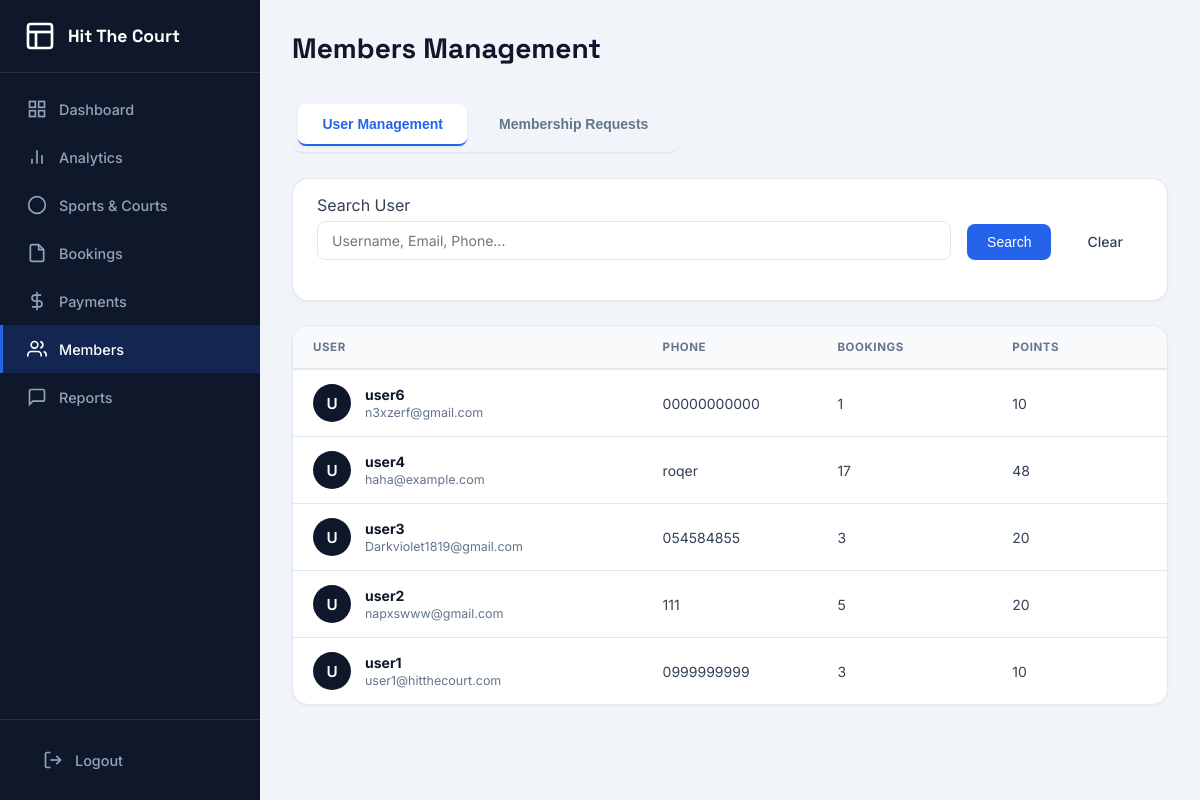
Screenshot of /admin/members.php (signed in) with the database file from the repository.
### tables this page shows
CREATE TABLE `users` (
  `user_id` int(11) NOT NULL,
  `username` varchar(50) NOT NULL,
  `password` varchar(255) NOT NULL,
  `email` varchar(100) NOT NULL,
  `phone` varchar(20) DEFAULT NULL,
  `is_member` tinyint(1) DEFAULT 0,
  `member_expire` date DEFAULT NULL,
  `points` int(11) DEFAULT 0,
  `total_bookings` int(11) DEFAULT 0,
  `created_at` timestamp NOT NULL DEFAULT current_timestamp(),
  `updated_at` timestamp NOT NULL DEFAULT current_timestamp() ON UPDATE current_timestamp()
);

### config.php (called while the page is built, shortened)
<?php
function sanitize($data) {
    return htmlspecialchars(strip_tags(trim($data)));
}
?>

### admin/members.php (the view, shortened to what this page needs)
<?php
require_once '../config.php';
 $search = sanitize($_GET['search'] ?? '');
 $whereSql = "1=1";
 $params = [];
 $stmt = $pdo->prepare("
    SELECT *
    FROM users
    WHERE $whereSql
    ORDER BY created_at DESC
");
 $stmt->execute($params);
 $users = $stmt->fetchAll();
?>
<!DOCTYPE html>
<html lang="en">
<head>
<link rel="stylesheet" href="<?= SITE_URL ?>/assets/css/admin.css">
</head>
<body>
<div class="admin-layout">
        <aside class="admin-sidebar">
            <div class="admin-brand">
                <svg width="32" height="32" viewBox="0 0 24 24" fill="none" stroke="currentColor" stroke-width="2">
                    <rect x="3" y="3" width="18" height="18" rx="2" ry="2"></rect>
                    <line x1="3" y1="9" x2="21" y2="9"></line>
                    <line x1="9" y1="21" x2="9" y2="9"></line>
                </svg>
                Hit The Court
            </div>
            <nav class="admin-nav">
                <a href="dashboard.php" class="admin-nav-item">
                    Dashboard
                </a>
                <a href="analytics.php" class="admin-nav-item">
                    <svg xmlns="http://www.w3.org/2000/svg" width="20" height="20" viewBox="0 0 24 24" fill="none" stroke="currentColor" stroke-width="2"><line x1="18" y1="20" x2="18" y2="10"></line><line x1="12" y1="20" x2="12" y2="4"></line><line x1="6" y1="20" x2="6" y2="14"></line></svg>
                    Analytics
                </a>
                <a href="sports.php" class="admin-nav-item">
                    <svg xmlns="http://www.w3.org/2000/svg" width="20" height="20" viewBox="0 0 24 24" fill="none" stroke="currentColor" stroke-width="2"><circle cx="12" cy="12" r="10"></circle></svg>
                    Sports & Courts
                </a>
                <a href="bookings.php" class="admin-nav-item">
                    <svg xmlns="http://www.w3.org/2000/svg" width="20" height="20" viewBox="0 0 24 24" fill="none" stroke="currentColor" stroke-width="2"><path d="M14 2H6a2 2 0 0 0-2 2v16a2 2 0 0 0 2 2h12a2 2 0 0 0 2-2V8z"></path><polyline points="14 2 14 8 20 8"></polyline></svg>
                    Bookings
                </a>
                <a href="payments.php" class="admin-nav-item">
                    <svg xmlns="http://www.w3.org/2000/svg" width="20" height="20" viewBox="0 0 24 24" fill="none" stroke="currentColor" stroke-width="2"><line x1="12" y1="1" x2="12" y2="23"></line><path d="M17 5H9.5a3.5 3.5 0 0 0 0 7h5a3.5 3.5 0 0 1 0 7H6"></path></svg>
                    Payments
                </a>
                <a href="members.php" class="admin-nav-item active">
                    Members
                </a>
                <a href="reports.php" class="admin-nav-item">
                    <svg xmlns="http://www.w3.org/2000/svg" width="20" height="20" viewBox="0 0 24 24" fill="none" stroke="currentColor" stroke-width="2"><path d="M21 15a2 2 0 0 1-2 2H7l-4 4V5a2 2 0 0 1 2-2h14a2 2 0 0 1 2 2z"></path></svg>
                    Reports
                </a>
            </nav>
            <div style="margin-top: auto; padding: 1rem; border-top: 1px solid rgba(255,255,255,0.1);">
                <a href="<?= SITE_URL ?>/api/auth.php?action=admin_logout" class="admin-nav-item">
                    <svg xmlns="http://www.w3.org/2000/svg" width="20" height="20" viewBox="0 0 24 24" fill="none" stroke="currentColor" stroke-width="2"><path d="M9 21H5a2 2 0 0 1-2-2V5a2 2 0 0 1 2-2h4"></path><polyline points="16 17 21 12 16 7"></polyline><line x1="21" y1="12" x2="9" y2="12"></line></svg>
                    Logout
                </a>
            </div>
        </aside>
<main class="admin-main">
<div class="admin-header">
<h1 class="admin-title">Members Management</h1>
</div>
<div class="admin-tabs">
<button class="admin-tab active" onclick="switchTab('users')">User Management</button>
<button class="admin-tab" onclick="switchTab('requests')">Membership Requests</button>
</div>
<div id="tab-users" class="tab-content active">
<div class="admin-card" style="margin-bottom:1.5rem;">
<div class="admin-card-body" style="padding:1rem 1.5rem;">
<form method="GET" class="filter-bar">
<div class="filter-group" style="flex-grow:1;">
<label>Search User</label>
<input
type="text"
name="search"
class="admin-input"
placeholder="Username, Email, Phone..."
value="<?= htmlspecialchars($search) ?>">
</div>
<button type="submit" class="btn btn-primary">Search</button>
<a href="members.php" class="btn">Clear</a>
</form>
</div>
</div>
<div class="admin-card">
<div class="admin-card-body" style="padding:0;">
<table class="admin-table">
<thead>
<tr>
<th style="width:40%">User</th>
<th style="width:20%">Phone</th>
<th style="width:20%">Bookings</th>
<th style="width:20%">Points</th>
</tr>
</thead>
<tbody>
<?php if(empty($users)): ?>
<tr>
<td colspan="4">
<div class="empty-state">
<h3>No Users Found</h3>
</div>
</td>
</tr>
<?php else: ?>
<?php foreach($users as $u): ?>
<tr>
<td>
<div class="user-info-cell">
<div class="user-avatar-small">
<?= strtoupper(substr($u['username'],0,1)) ?>
</div>
<div class="user-details">
<strong><?= htmlspecialchars($u['username']) ?></strong>
<small><?= htmlspecialchars($u['email']) ?></small>
</div>
</div>
</td>
<td><?= htmlspecialchars($u['phone']) ?></td>
<td><?= $u['total_bookings'] ?? 0 ?></td>
<td><?= $u['points'] ?? 0 ?></td>
</tr>
<?php endforeach; ?>
<?php endif; ?>
</tbody>
</table>
</div>
</div>
</div>
</main>
</div>
</body>
</html>

### admin/members.php (style rules this page uses)
.admin-tabs { display:flex; gap:.5rem; margin-bottom:1.5rem; border-bottom:2px solid var(--admin-border); }
.admin-tab { padding:.75rem 1.5rem; border:none; background:transparent; font-weight:600; cursor:pointer; color:var(--admin-muted); border-bottom:2px solid transparent; }
.admin-tab.active { color:var(--admin-primary); border-bottom-color:var(--admin-primary); }
.tab-content { display:none; }
.tab-content.active { display:block; }

### rows the page displays
users: username "U", username "user6", email "n3xzerf@gmail.com", phone "00000000000", total_bookings "1", points "10"
users: username "U", username "user4", email "haha@example.com", phone "roqer", total_bookings "17", points "48"
users: username "U", username "user3", email "Darkviolet1819@gmail.com", phone "054584855", total_bookings "3", points "20"
users: username "U", username "user2", email "napxswww@gmail.com", phone "111", total_bookings "5", points "20"
users: username "U", username "user1", email "user1@hitthecourt.com", phone "0999999999", total_bookings "3", points "10"
